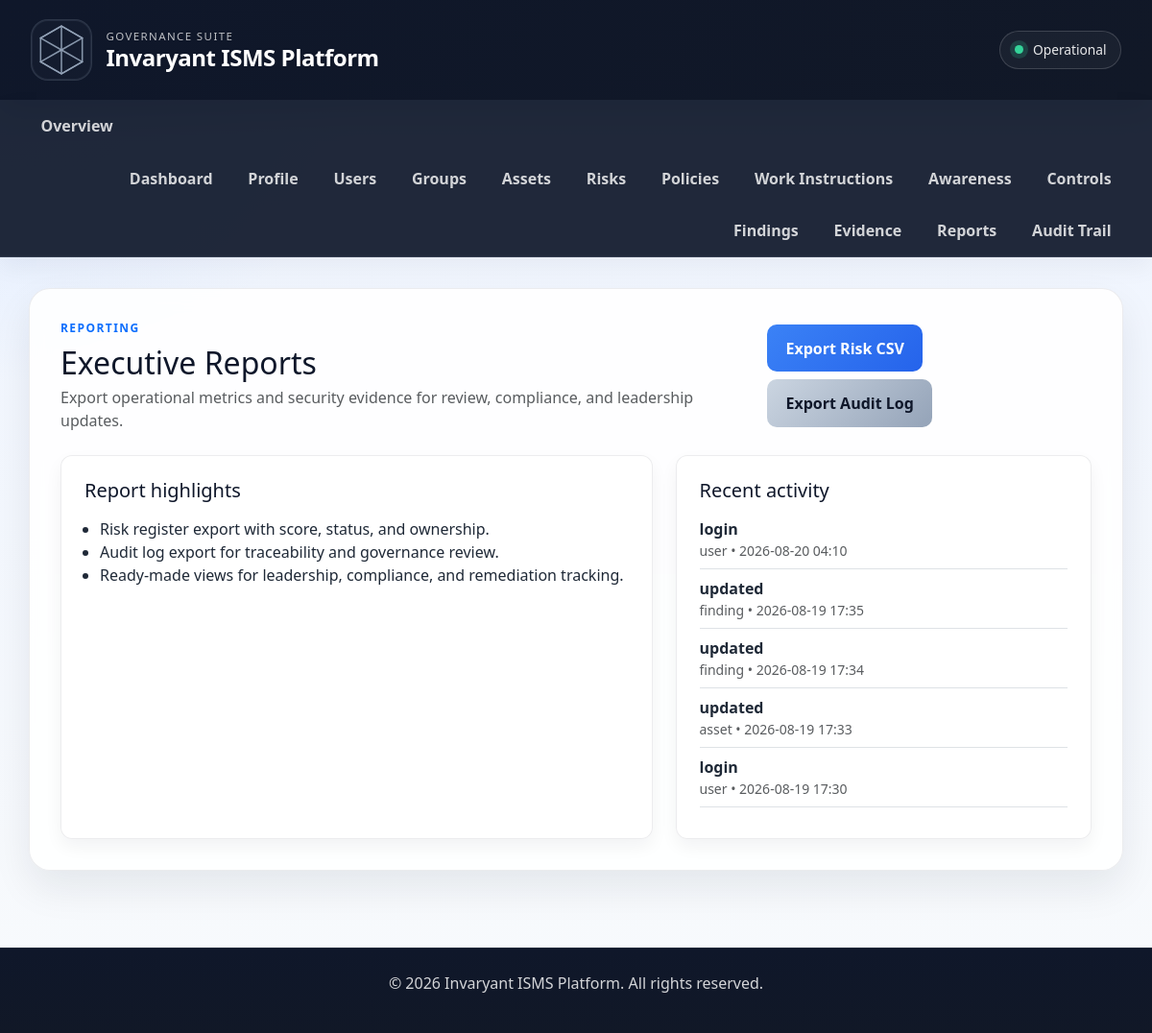
The app's page /reports (signed in), older data.
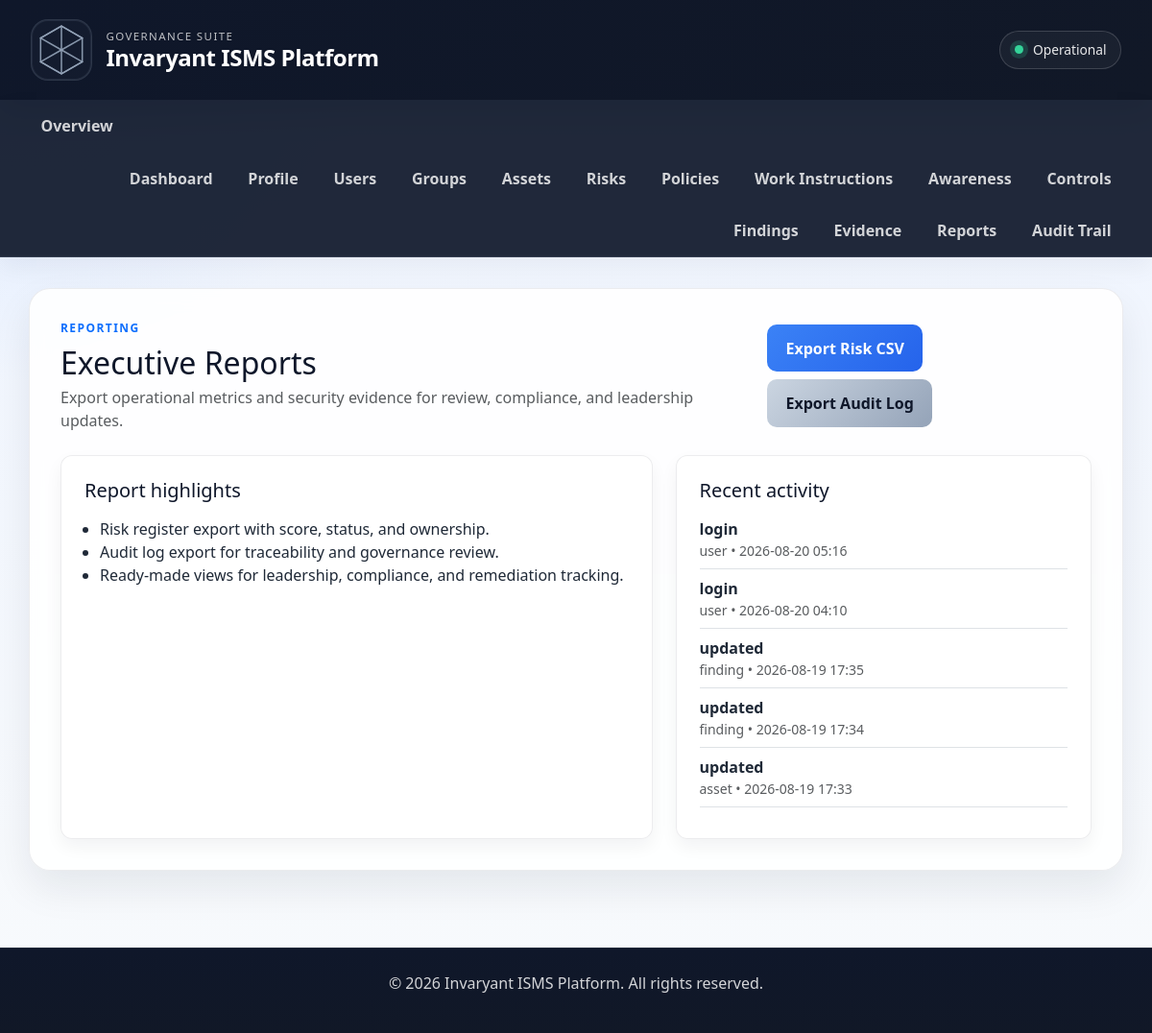
The same page, newer data.
### app/models.py (models this page shows, shortened)
class AuditEvent(db.Model):
    __tablename__ = 'audit_events'
    id = db.Column(db.Integer, primary_key=True)
    tenant_id = db.Column(db.Integer, db.ForeignKey('tenants.id'), nullable=False, default=1)
    user_id = db.Column(db.Integer, db.ForeignKey('users.id'), nullable=True)
    entity_type = db.Column(db.String(100), nullable=False)
    entity_id = db.Column(db.Integer, nullable=True)
    action = db.Column(db.String(100), nullable=False)
    before_value = db.Column(db.Text, nullable=True)
    after_value = db.Column(db.Text, nullable=True)
    ip_address = db.Column(db.String(64), nullable=True)
    signature_hash = db.Column(db.String(128), nullable=True)
    signed_change = db.Column(db.Text, nullable=True)
    created_at = db.Column(db.DateTime, default=datetime.utcnow)
    user = db.relationship('User', backref='audit_events')

### app/routes.py (the view)
@main.route('/reports')
@login_required
@require_roles('admin', 'security_manager', 'auditor')
def reports_index():
    recent_events = AuditEvent.query.filter_by(tenant_id=current_user.tenant_id).order_by(AuditEvent.created_at.desc()).limit(5).all()
    return render_template('reports.html', recent_events=recent_events)

### app/routes.py (called while the page is built)
def require_roles(*allowed_roles):
    def decorator(func):
        @wraps(func)
        @login_required
        def wrapped(*args, **kwargs):
            if not current_user.is_authenticated:
                flash('Please log in to continue.')
                return redirect(url_for('main.login'))
            user_role = current_user.role.name if current_user.role else 'user'
            if user_role not in allowed_roles and user_role != 'admin':
                flash('You do not have permission to access this page.')
                return redirect(url_for('main.index'))
            return func(*args, **kwargs)
        return wrapped
    return decorator

### app/templates/reports.html (shortened to what this page needs)
{% extends "base.html" %}
{% block content %}
<div class="d-flex flex-column flex-lg-row justify-content-between align-items-lg-center mb-4 gap-3">
    <div>
        <p class="text-uppercase fw-bold text-primary mb-2" style="letter-spacing: 0.12em; font-size: 0.75rem;">Reporting</p>
        <h2 class="mb-1">Executive Reports</h2>
        <p class="text-muted mb-0">Export operational metrics and security evidence for review, compliance, and leadership updates.</p>
    </div>
    <div class="d-flex flex-wrap gap-2">
        <a href="/reports/risks.csv" class="btn btn-primary">Export Risk CSV</a>
        <a href="/reports/audit-log.csv" class="btn btn-secondary">Export Audit Log</a>
    </div>
</div>
<div class="row g-4">
    <div class="col-lg-7">
        <div class="info-card h-100">
            <h5 class="mb-3">Report highlights</h5>
            <ul class="mb-0 ps-3">
                <li>Risk register export with score, status, and ownership.</li>
                <li>Audit log export for traceability and governance review.</li>
                <li>Ready-made views for leadership, compliance, and remediation tracking.</li>
            </ul>
        </div>
    </div>
    <div class="col-lg-5">
        <div class="info-card h-100">
            <h5 class="mb-3">Recent activity</h5>
            {% if recent_events %}
                <ul class="list-unstyled mb-0">
                    {% for event in recent_events %}
                        <li class="mb-2 pb-2 border-bottom">
                            <strong>{{ event.action }}</strong>
                            <div class="text-muted small">{{ event.entity_type }} • {{ event.created_at.strftime('%Y-%m-%d %H:%M') }}</div>
                        </li>
                    {% endfor %}
                </ul>
            {% else %}
                <p class="text-muted mb-0">No recent activity recorded yet.</p>
            {% endif %}
        </div>
    </div>
</div>
{% endblock %}

### app/templates/base.html (shortened to what this page needs)
<!DOCTYPE html>
<html lang="en">
<head>
    <link href="https://cdn.jsdelivr.net/npm/bootstrap@5.3.3/dist/css/bootstrap.min.css" rel="stylesheet">
    <link href="{{ url_for('static', filename='style.css') }}" rel="stylesheet">
</head>
<body>
    <div class="page-shell">
        <header class="topbar">
            <div class="brand-wrap">
                <div class="brand-mark" aria-label="Invaryant logo">
                </div>
                <div>
                    <div class="eyebrow">Governance Suite</div>
                    <h1>Invaryant ISMS Platform</h1>
                </div>
            </div>
            <div class="topbar-actions">
                <span class="status-dot"></span>
                <span>Operational</span>
            </div>
        </header>
        <nav class="main-nav" aria-label="Main navigation">
            <a class="nav-brand" href="/overview">Overview</a>
            <div class="nav-menu">
                <a class="nav-link" href="/dashboard">Dashboard</a>
                <a class="nav-link" href="/profile">Profile</a>
                <a class="nav-link" href="/users">Users</a>
                <a class="nav-link" href="/user-groups">Groups</a>
                <a class="nav-link" href="/assets">Assets</a>
                <a class="nav-link" href="/risks">Risks</a>
                <a class="nav-link" href="/policies">Policies</a>
                <a class="nav-link" href="/work-instructions">Work Instructions</a>
                <a class="nav-link" href="/security-awareness">Awareness</a>
                <a class="nav-link" href="/controls">Controls</a>
                <a class="nav-link" href="/findings">Findings</a>
                <a class="nav-link" href="/evidence">Evidence</a>
                <a class="nav-link" href="/reports">Reports</a>
                <a class="nav-link" href="/audit-trail">Audit Trail</a>
            </div>
        </nav>
        <main>
            <div class="container app-panel">
                {% block content %}{% endblock %}
            </div>
        </main>
        <footer>
            <p>&copy; 2026 Invaryant ISMS Platform. All rights reserved.</p>
        </footer>
    </div>
</body>
</html>

### app/static/style.css (style rules this page uses)
:root { --isms-navy: #0f172a; --isms-navy-soft: #1e293b; --isms-blue: #2563eb; --isms-accent: #3b82f6; --isms-danger: #ef4444; --isms-warning: #f59e0b; --isms-success: #10b981; --isms-bg: #f4f7fb; --isms-panel: rgba(255, 255, 255, 0.88); --isms-border: rgba(15, 23, 42, 0.08); --isms-text: #1f2937; --isms-muted: #64748b; --isms-shadow: 0 18px 40px rgba(15, 23, 42, 0.08); }
* { margin: 0; padding: 0; box-sizing: border-box; }
body { background: radial-gradient(circle at top left, rgba(59, 130, 246, 0.12), transparent 25%), linear-gradient(180deg, #eef4ff 0%, #f8fafc 100%); font-family: 'Segoe UI', Roboto, -apple-system, sans-serif; color: var(--isms-text); line-height: 1.5; }
.page-shell { min-height: 100vh; }
.topbar { display: flex; align-items: center; justify-content: space-between; gap: 1rem; padding: 1.25rem 2rem; background: linear-gradient(135deg, #0f172a 0%, #111827 100%); color: white; box-shadow: 0 12px 30px rgba(15, 23, 42, 0.18); }
.brand-wrap { display: flex; align-items: center; gap: 0.9rem; }
.brand-mark { display: inline-flex; align-items: center; justify-content: center; width: 64px; height: 64px; border-radius: 18px; background: rgba(255, 255, 255, 0.02); border: 1px solid rgba(148, 163, 184, 0.2); box-shadow: inset 0 0 0 1px rgba(148, 163, 184, 0.12); }
.brand-mark svg { width: 100%; height: 100%; display: block; }
.eyebrow { font-size: 0.72rem; text-transform: uppercase; letter-spacing: 0.12em; opacity: 0.72; }
header h1 { margin: 0; font-size: clamp(1.4rem, 2vw, 2rem); font-weight: 700; letter-spacing: -0.02em; color: white; }
.topbar-actions { display: inline-flex; align-items: center; gap: 0.65rem; padding: 0.55rem 0.9rem; border: 1px solid rgba(255, 255, 255, 0.16); border-radius: 999px; background: rgba(255, 255, 255, 0.04); font-size: 0.86rem; color: rgba(255, 255, 255, 0.9); }
.status-dot { width: 9px; height: 9px; border-radius: 999px; background: #34d399; box-shadow: 0 0 0 5px rgba(52, 211, 153, 0.18); }
.main-nav { background: rgba(15, 23, 42, 0.92); border-bottom: 1px solid rgba(148, 163, 184, 0.18); padding: 0 1.5rem; display: flex; align-items: center; justify-content: space-between; flex-wrap: wrap; box-shadow: 0 10px 24px rgba(15, 23, 42, 0.05); }
.nav-brand, .nav-link { color: rgba(255, 255, 255, 0.8); text-decoration: none; display: inline-flex; align-items: center; padding: 0.95rem 1.15rem; font-weight: 600; transition: all 0.2s ease; border-radius: 0; }
.nav-menu { display: flex; align-items: center; justify-content: flex-end; flex-wrap: wrap; margin-left: auto; }
main { max-width: 1320px; margin: 2rem auto; padding: 0 1rem 2rem; }
.app-panel { background: var(--isms-panel); backdrop-filter: blur(10px); padding: 2rem; border-radius: 22px; border: 1px solid var(--isms-border); box-shadow: var(--isms-shadow); }
h1, h2, h3, h4, h5, h6 { color: var(--isms-navy); margin-bottom: 0.75rem; }
p { margin-bottom: 1rem; }
a { color: var(--isms-blue); }
button.primary, .btn-primary, .btn-success, .btn-warning, .btn-danger, .btn-secondary { display: inline-block; border: none; border-radius: 10px; text-decoration: none; padding: 0.8rem 1.2rem; font-weight: 700; cursor: pointer; transition: transform 0.15s ease, opacity 0.2s ease; }
.btn-primary { background: linear-gradient(135deg, #3b82f6, #2563eb); color: white; }
.btn-secondary { background: linear-gradient(135deg, #cbd5e1, #94a3b8); color: #0f172a; }
footer { background: linear-gradient(180deg, #0f172a, #111827); color: rgba(255, 255, 255, 0.82); text-align: center; padding: 1.5rem 1rem; margin-top: 3rem; border-top: 1px solid rgba(148, 163, 184, 0.12); }
.info-card { background: rgba(255, 255, 255, 0.9); padding: 1.5rem; border-radius: 12px; box-shadow: 0 8px 18px rgba(15, 23, 42, 0.05); border: 1px solid var(--isms-border); }

Row changes from the older to the newer data that the page shows:
no longer on this page (row unchanged): AuditEvent: action "login", entity_type "user", created_at "2026-08-19 17:30"
added AuditEvent: action "login", entity_type "user", created_at "2026-08-20 05:16"
